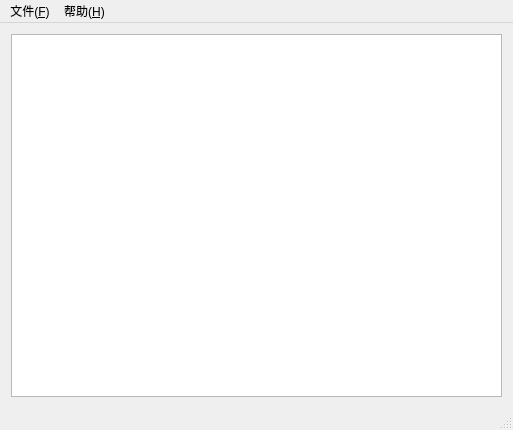
<?xml version="1.0" encoding="UTF-8"?>
<ui version="4.0">
 <class>MainWindow</class>
 <widget class="QMainWindow" name="MainWindow">
  <property name="geometry">
   <rect>
    <x>0</x>
    <y>0</y>
    <width>513</width>
    <height>430</height>
   </rect>
  </property>
  <property name="windowTitle">
   <string>MainWindow</string>
  </property>
  <property name="unifiedTitleAndToolBarOnMac">
   <bool>false</bool>
  </property>
  <widget class="QWidget" name="centralWidget">
   <layout class="QGridLayout" name="gridLayout">
    <item row="0" column="0">
     <widget class="QTextBrowser" name="textBrowser"/>
    </item>
   </layout>
  </widget>
  <widget class="QMenuBar" name="menuBar">
   <property name="geometry">
    <rect>
     <x>0</x>
     <y>0</y>
     <width>513</width>
     <height>28</height>
    </rect>
   </property>
   <property name="defaultUp">
    <bool>true</bool>
   </property>
   <property name="nativeMenuBar">
    <bool>true</bool>
   </property>
   <widget class="QMenu" name="menu_F">
    <property name="title">
     <string>文件(&amp;F)</string>
    </property>
    <addaction name="action_O"/>
    <addaction name="action_C"/>
   </widget>
   <widget class="QMenu" name="menu">
    <property name="title">
     <string>帮助(&amp;H)</string>
    </property>
    <addaction name="action_U"/>
   </widget>
   <addaction name="menu_F"/>
   <addaction name="menu"/>
  </widget>
  <widget class="QStatusBar" name="statusBar">
   <property name="toolTip">
    <string/>
   </property>
   <property name="statusTip">
    <string/>
   </property>
   <property name="whatsThis">
    <string/>
   </property>
  </widget>
  <action name="action_O">
   <property name="enabled">
    <bool>true</bool>
   </property>
   <property name="text">
    <string>打开(&amp;O)</string>
   </property>
  </action>
  <action name="action_C">
   <property name="text">
    <string>关闭(&amp;C)</string>
   </property>
  </action>
  <action name="action_U">
   <property name="text">
    <string>在线升级(&amp;U)</string>
   </property>
   <property name="toolTip">
    <string>在线升级(&amp;U)</string>
   </property>
  </action>
 </widget>
 <layoutdefault spacing="6" margin="11"/>
 <resources/>
 <connections/>
</ui>
